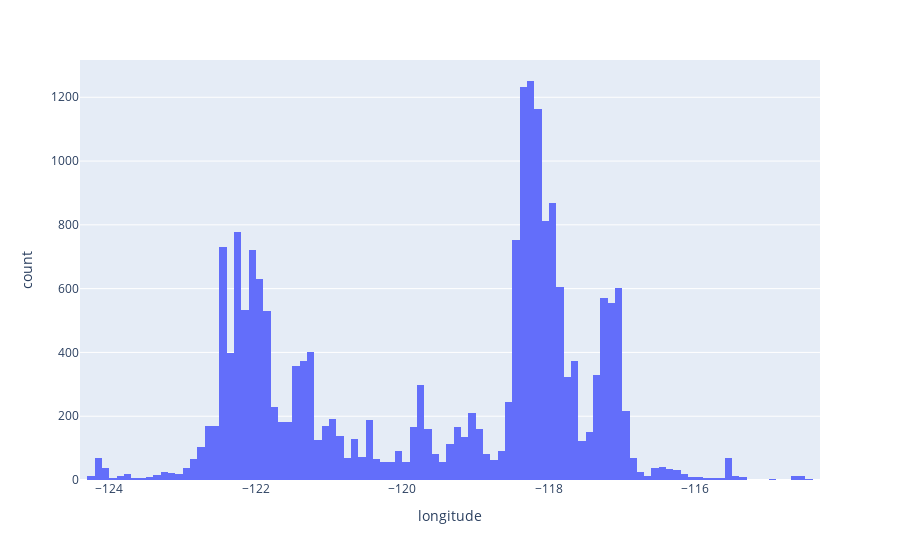
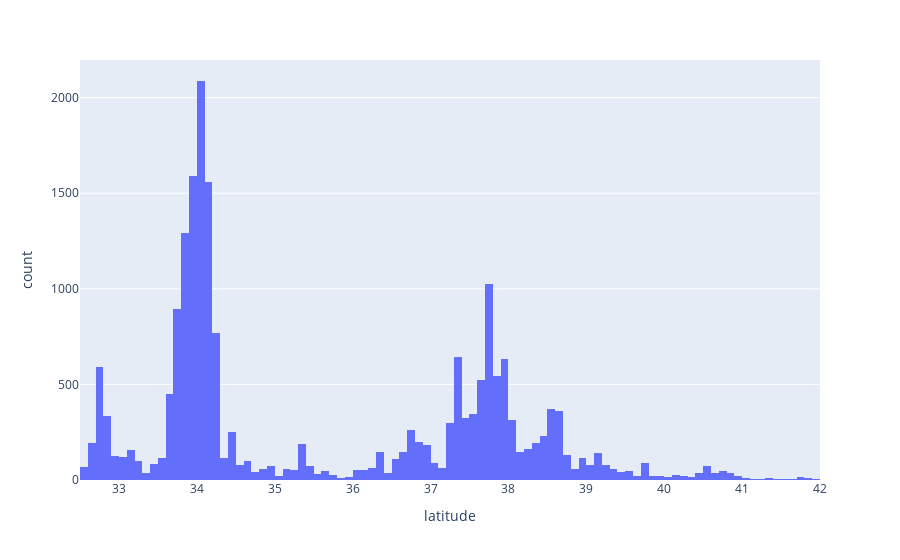
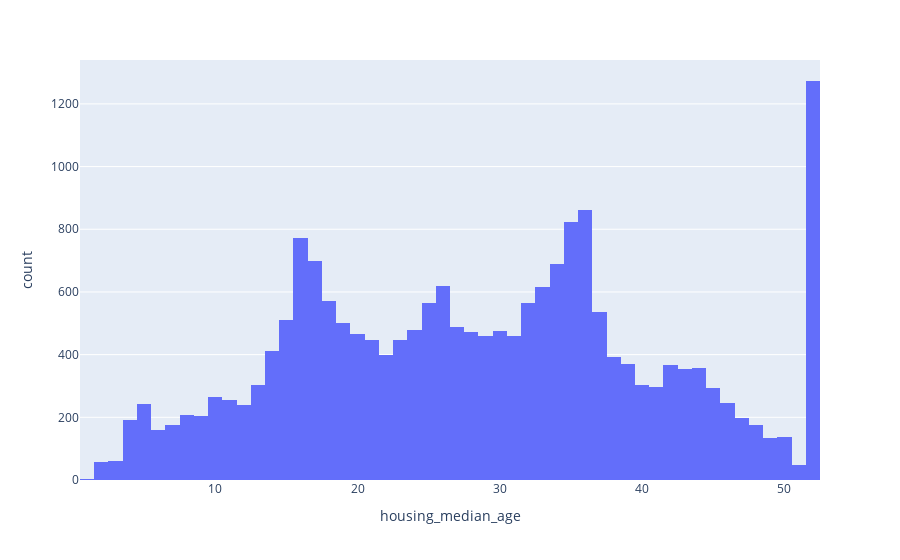
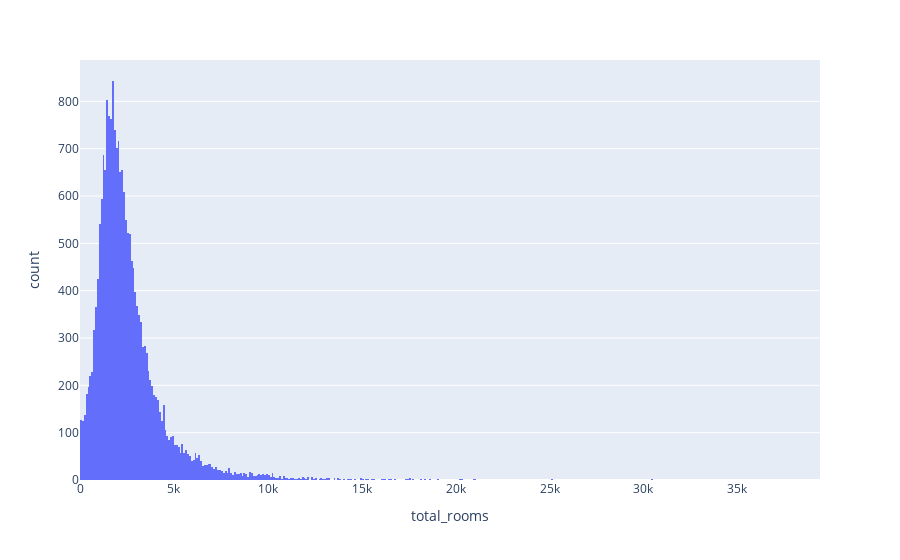

Notebook cell for these charts, in order:
### Code cell
for num in numcols:
    px.histogram(data_frame=numcols, x=num).show()

### Figure 1 — Plotly figure (JSON) as saved in the notebook; plotly's stock layout.template omitted (floating-point values rounded to 4 significant figures; data arrays with more than 128 entries replaced by an {"elided": "..."} marker saying what was removed)
{"data": [{"bingroup": "x", "hovertemplate": "longitude=%{x}<br>count=%{y}<extra></extra>", "legendgroup": "", "marker": {"color": "#636efa", "pattern": {"shape": ""}}, "name": "", "orientation": "v", "showlegend": false, "type": "histogram", "x": {"elided": "20640 float values"}, "xaxis": "x", "yaxis": "y"}], "layout": {"barmode": "relative", "legend": {"tracegroupgap": 0}, "margin": {"t": 60}, "xaxis": {"anchor": "y", "domain": [0, 1], "title": {"text": "longitude"}}, "yaxis": {"anchor": "x", "domain": [0, 1], "title": {"text": "count"}}}}

### Figure 2 — Plotly figure (JSON) as saved in the notebook; plotly's stock layout.template omitted (floating-point values rounded to 4 significant figures; data arrays with more than 128 entries replaced by an {"elided": "..."} marker saying what was removed)
{"data": [{"bingroup": "x", "hovertemplate": "latitude=%{x}<br>count=%{y}<extra></extra>", "legendgroup": "", "marker": {"color": "#636efa", "pattern": {"shape": ""}}, "name": "", "orientation": "v", "showlegend": false, "type": "histogram", "x": {"elided": "20640 float values"}, "xaxis": "x", "yaxis": "y"}], "layout": {"barmode": "relative", "legend": {"tracegroupgap": 0}, "margin": {"t": 60}, "xaxis": {"anchor": "y", "domain": [0, 1], "title": {"text": "latitude"}}, "yaxis": {"anchor": "x", "domain": [0, 1], "title": {"text": "count"}}}}

### Figure 3 — Plotly figure (JSON) as saved in the notebook; plotly's stock layout.template omitted (floating-point values rounded to 4 significant figures; data arrays with more than 128 entries replaced by an {"elided": "..."} marker saying what was removed)
{"data": [{"bingroup": "x", "hovertemplate": "housing_median_age=%{x}<br>count=%{y}<extra></extra>", "legendgroup": "", "marker": {"color": "#636efa", "pattern": {"shape": ""}}, "name": "", "orientation": "v", "showlegend": false, "type": "histogram", "x": {"elided": "20640 float values"}, "xaxis": "x", "yaxis": "y"}], "layout": {"barmode": "relative", "legend": {"tracegroupgap": 0}, "margin": {"t": 60}, "xaxis": {"anchor": "y", "domain": [0, 1], "title": {"text": "housing_median_age"}}, "yaxis": {"anchor": "x", "domain": [0, 1], "title": {"text": "count"}}}}

### Figure 4 — Plotly figure (JSON) as saved in the notebook; plotly's stock layout.template omitted (floating-point values rounded to 4 significant figures; data arrays with more than 128 entries replaced by an {"elided": "..."} marker saying what was removed)
{"data": [{"bingroup": "x", "hovertemplate": "total_rooms=%{x}<br>count=%{y}<extra></extra>", "legendgroup": "", "marker": {"color": "#636efa", "pattern": {"shape": ""}}, "name": "", "orientation": "v", "showlegend": false, "type": "histogram", "x": {"elided": "20640 float values"}, "xaxis": "x", "yaxis": "y"}], "layout": {"barmode": "relative", "legend": {"tracegroupgap": 0}, "margin": {"t": 60}, "xaxis": {"anchor": "y", "domain": [0, 1], "title": {"text": "total_rooms"}}, "yaxis": {"anchor": "x", "domain": [0, 1], "title": {"text": "count"}}}}
